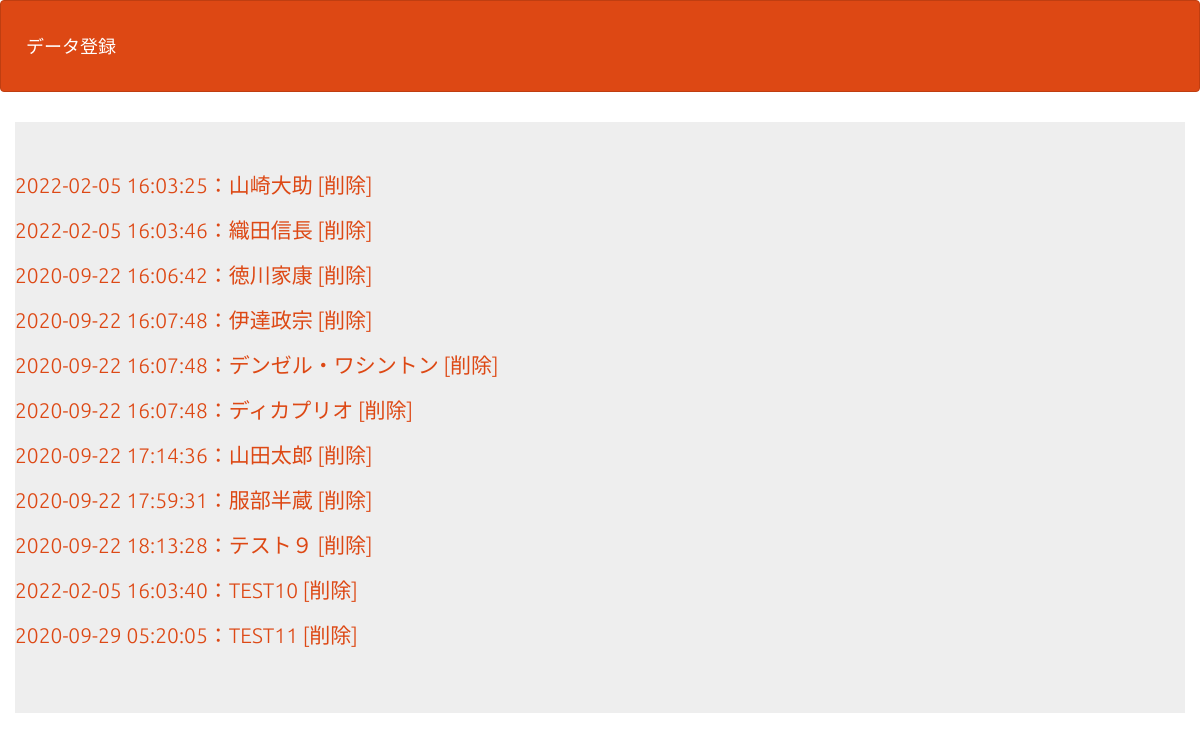
The page /select.php on the database its author committed.
### tables this page shows
CREATE TABLE `gs_an_table` (
  `id` int(12) NOT NULL,
  `name` varchar(64) NOT NULL,
  `age` int(3) NOT NULL,
  `email` varchar(256) NOT NULL,
  `content` text,
  `indate` datetime NOT NULL
);

### select.php (the view, shortened to what this page needs)
<?php
$pdo = db_conn();
$stmt = $pdo->prepare('SELECT * FROM gs_an_table');
$status = $stmt->execute();
$view = '';
if ($status === false) {
    $error = $stmt->errorInfo();
    exit('SQLError:' . print_r($error, true));
} else {
    while ($result = $stmt->fetch(PDO::FETCH_ASSOC)) {
        $view .= '<p>';
        $view .= '<a href="detail.php?id='. $result["id"].'">';
        $view .= $result['indate'] . '：' . $result['name'];
        $view .= '</a>';
        $view .= '<a href="delete.php?id=' . $result['id'] . '">';
$view .= '  [削除]';
$view .= '</a>';
        $view .= '</p>';
    }
}
?>
<!DOCTYPE html>
<html lang="ja">
<head>
    <link rel="stylesheet" href="css/range.css">
    <link href="css/bootstrap.min.css" rel="stylesheet">
</head>
<body id="main">
    <header>
        <nav class="navbar navbar-default">
            <div class="container-fluid">
                <div class="navbar-header">
                    <a class="navbar-brand" href="index.php">データ登録</a>
                </div>
            </div>
        </nav>
    </header>
    <div>
        <div class="container jumbotron">
            <?= $view ?>
        </div>
    </div>
</body>
</html>

### select.php (style rules this page uses)
div { padding: 10px; font-size: 16px; }

### rows shown on the page
gs_an_table: value "2022-02-05 16:03:25：山崎大助 [削除]"
gs_an_table: value "2022-02-05 16:03:46：織田信長 [削除]"
gs_an_table: value "2020-09-22 16:06:42：徳川家康 [削除]"
gs_an_table: value "2020-09-22 16:07:48：伊達政宗 [削除]"
gs_an_table: value "2020-09-22 16:07:48：デンゼル・ワシントン [削除]"
gs_an_table: value "2020-09-22 16:07:48：ディカプリオ [削除]"
gs_an_table: value "2020-09-22 17:14:36：山田太郎 [削除]"
gs_an_table: value "2020-09-22 17:59:31：服部半蔵 [削除]"
gs_an_table: value "2020-09-22 18:13:28：テスト９ [削除]"
gs_an_table: value "2022-02-05 16:03:40：TEST10 [削除]"
gs_an_table: value "2020-09-29 05:20:05：TEST11 [削除]"
